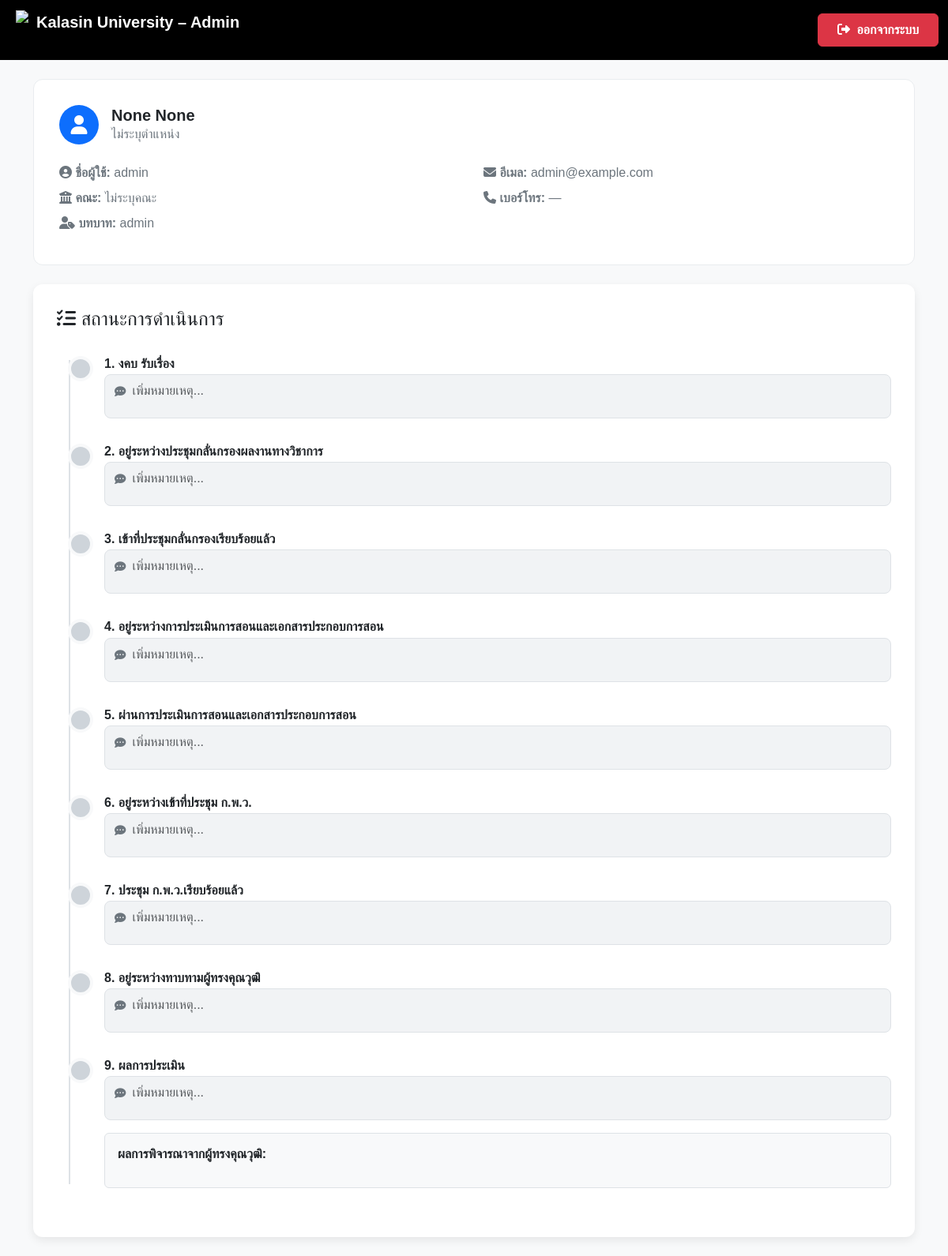
Page /timeline/1 on the committed database.
### app.py (models this page shows)
class User(db.Model, UserMixin):
    __tablename__ = "user"
    id        = db.Column(db.Integer, primary_key=True)
    username  = db.Column(db.String(80),  unique=True, nullable=False)
    password  = db.Column(db.String(128), nullable=False)   # เก็บ hash ได้ยาว ๆ
    full_name = db.Column(db.String(150), nullable=False)
    first_name = db.Column(db.String(80))
    last_name  = db.Column(db.String(80))
    faculty    = db.Column(db.String(100), nullable=False)
    email      = db.Column(db.String(120), unique=True, nullable=False)
    role       = db.Column(db.String(20),  default="user")
    phone      = db.Column(db.String(20))   # 🆕 เพิ่มบรรทัดนี้
    position = db.Column(db.String(100), nullable=True)
    requests = db.relationship(
        "AcademicRequest",
        backref="user",
        cascade="all, delete-orphan",
        lazy="dynamic"
    )
    workflow_steps = db.relationship(
        "WorkflowStep",
        backref="user",
        cascade="all, delete-orphan",
        lazy="dynamic"
    )
    contact_messages = db.relationship(
        "ContactMessage",
        back_populates="user",
        cascade="all, delete-orphan", # <-- This is the crucial instruction
        lazy="dynamic"
    )

class WorkflowStep(db.Model):
    __tablename__ = "workflow_step"
    id        = db.Column(db.Integer, primary_key=True)
    user_id   = db.Column(
        db.Integer,
        db.ForeignKey("user.id", ondelete="CASCADE"),
        nullable=False
    )
    order_no  = db.Column(db.Integer)           # 1-13
    title     = db.Column(db.String(150))
    is_done   = db.Column(db.Boolean,  default=False)
    done_at   = db.Column(db.DateTime)
    comment   = db.Column(db.Text)
    is_visible = db.Column(db.Boolean, default=True)
    experts = db.relationship(
        "ExpertVote",
        backref="step",
        cascade="all, delete-orphan",
        lazy="dynamic"
    )

### app.py (the view)
@app.route("/timeline/<int:user_id>", endpoint="timeline")
def timeline(user_id):
    user = User.query.get_or_404(user_id)
    ensure_workflow(user.id)
    recalc_after_vote(user.id)   # <- เติมบรรทัดนี้ เข้าไปก่อน query
    steps = (WorkflowStep.query
             .filter_by(user_id=user.id, is_visible=True)
             .order_by(WorkflowStep.order_no)
             .all())
    for st in steps:
        st.show_time = st.order_no in SHOW_TIME_STEPS  # True / False
    FAC_MAP = {
        "engineering-industrial-tech": "วิศวกรรมศาสตร์และเทคโนโลยีอุตสาหกรรม",
        "science-health-tech": "วิทยาศาสตร์และเทคโนโลยีสุขภาพ",
        "agri-tech": "เทคโนโลยีการเกษตร",
        "liberal-arts": "ศิลปศาสตร์",
        "edu-innovation": "ศึกษาศาสตร์และนวัตกรรมการศึกษา",
        "management-science": "บริหารศาสตร์"
    }
    POSITION_MAP = {
    'lecturer': 'อาจารย์',
    'assistant_professor': 'ผู้ช่วยศาสตราจารย์',
    'associate_professor': 'รองศาสตราจารย์',
    'professor': 'ศาสตราจารย์'
}
    position_th = POSITION_MAP.get(user.position, "ไม่ระบุตำแหน่ง")
    faculty_th = FAC_MAP.get(user.faculty, "ไม่ระบุคณะ")
    return render_template(
        "timeline.html",
        user=user,
        position_th=position_th,
        faculty_th=faculty_th,
        steps=steps,    # ตอนนี้ DB ถูกกรอง is_visible มาแล้ว
    )

### app.py (called while the page is built, shortened)
def ensure_workflow(user_id):
    if WorkflowStep.query.filter_by(user_id=user_id).first():
        return

def recalc_after_vote(user_id):
    s9  = WorkflowStep.query.filter_by(user_id=user_id, order_no=9).first()
    s10 = WorkflowStep.query.filter_by(user_id=user_id, order_no=10).first()
    s11 = WorkflowStep.query.filter_by(user_id=user_id, order_no=11).first()
    s12 = WorkflowStep.query.filter_by(user_id=user_id, order_no=12).first()
    s13 = WorkflowStep.query.filter_by(user_id=user_id, order_no=13).first()
    if s9.experts.count() < 3 or any(v.approved is None for v in s9.experts):
        for st in (s10, s11, s12, s13):
            st.is_visible = False
        db.session.commit()
        return

@app.after_request
def add_no_cache_headers(resp):
    resp.headers['Cache-Control'] = (
        'no-store, no-cache, must-revalidate, max-age=0')
    resp.headers['Pragma'] = 'no-cache'
    resp.headers['Expires'] = '0'
    return resp

### templates/timeline.html (shortened to what this page needs)
<!DOCTYPE html>
<html lang="th">
<head>
    <link href="https://cdn.jsdelivr.net/npm/bootstrap@5.3.3/dist/css/bootstrap.min.css" rel="stylesheet" />
    <link href="https://cdnjs.cloudflare.com/ajax/libs/font-awesome/6.4.2/css/all.min.css" rel="stylesheet" />
</head>
<body>
<nav class="navbar navbar-expand-lg navbar-dark">
    <div class="container-fluid">
        <a class="navbar-brand ms-2 d-flex align-items: center" href="{{ url_for('admin_dashboard') }}">
            <img src="https://upload.wikimedia.org/wikipedia/th/4/4e/Kalasin_University_Seal.svg" style="height:50px;margin-right:10px">
            <strong>Kalasin University – Admin</strong>
        </a>
        <div class="ms-auto">
            <a href="{{ url_for('logout') }}" class="btn btn-danger fw-bold px-4 py-2">
                <i class="fas fa-sign-out-alt me-1"></i> ออกจากระบบ
            </a>
        </div>
    </div>
</nav>
<div class="container py-4">
    <div class="user-info-card">
        <div class="d-flex align-items-center mb-4">
            <div class="user-avatar me-3">
                <i class="fas fa-user"></i>
            </div>
            <div>
                <h5 class="mb-0">{{ user.first_name }} {{ user.last_name }}</h5>
                <p class="mb-0">{{ position_th }}</p>
            </div>
        </div>
        <div class="row">
            <div class="col-md-6">
                <p><i class="fas fa-user-circle"></i> <strong>ชื่อผู้ใช้:</strong> {{ user.username }}</p>
                <p><i class="fas fa-building-columns"></i> <strong>คณะ:</strong> {{ faculty_th }}</p>
                <p><i class="fas fa-user-tag"></i> <strong>บทบาท:</strong> {{ user.role }}</p>
            </div>
            <div class="col-md-6">
                <p><i class="fas fa-envelope"></i> <strong>อีเมล:</strong> {{ user.email }}</p>
                <p><i class="fas fa-phone"></i> <strong>เบอร์โทร:</strong> {{ user.phone or '—' }}</p>
            </div>
        </div>
    </div>
    <div class="box mt-4">
        <h4 class="mb-4"><i class="fas fa-list-check"></i> สถานะการดำเนินการ</h4>
        <ul class="timeline" id="timeline-container">
            {% for step in steps %}
                <li class="timeline-item">
                    <div class="timeline-icon {{ 'checked' if step.is_done else '' }}" id="ico-{{ step.id }}">
                    </div>
                    <div class="timeline-content">
                        <h6>{{ step.order_no }}. {{ step.title }}</h6>
                        <div class="comment-wrapper mt-1">
                            <i class="fas fa-comment-dots"></i>
                            <textarea class="form-control comment-area"
                                      id="cmt-{{ step.id }}"
                                      data-step-id="{{ step.id }}"
                                      placeholder="เพิ่มหมายเหตุ..."
                                      rows="1">{{ step.comment or '' }}</textarea>
                        </div>
                         {% if step.order_no == 9 %}
<div class="experts-section mt-3 p-3 bg-light border rounded">
    <h6 class="mb-3">ผลการพิจารณาจากผู้ทรงคุณวุฒิ:</h6>
</div>
{% endif %}
                    </div>
                </li>
            {% endfor %}
        </ul>
    </div>
</div>
</body>
</html>

### templates/timeline.html (style rules this page uses)
body { font-family: 'Poppins', sans-serif; background-color: #f8f9fa; }
.navbar { background: #000; }
.box { background: #fff; border-radius: 12px; padding: 30px; box-shadow: 0 4px 12px rgba(0,0,0,.08); margin-top: 20px; }
.user-info-card { background-color: #fff; padding: 2rem; border-radius: 12px; border: 1px solid #e9ecef; }
.user-info-card h5 { font-weight: 600; display: flex; gap: 10px; align-items: center; }
.user-info-card .user-avatar { font-size: 24px; background-color: #0d6efd; color: white; width: 50px; height: 50px; border-radius: 50%; display: inline-flex; align-items: center; justify-content: center; }
.user-info-card p { color: #6c757d; margin-bottom: 0.5rem; }
.timeline { position: relative; list-style: none; padding-left: 45px; margin: 2rem 0 0 0; }
.timeline::before { content: ""; position: absolute; left: 15px; top: 5px; bottom: 5px; width: 2px; background-color: #dee2e6; }
.timeline-item { position: relative; margin-bottom: 2rem; }
.timeline-icon { position: absolute; left: -31px; top: 0; width: 32px; height: 32px; border-radius: 50%; background-color: #ced4da; border: 4px solid #f8f9fa; display: flex; align-items: center; justify-content: center; }
.timeline-content { padding-left: 15px; }
.timeline-content h6 { font-weight: 600; margin-bottom: 0.25rem; }
.done-time, .comment-wrapper { color: #6c757d; font-size: 0.9rem; display: flex; align-items: flex-start; gap: 8px; }
.comment-wrapper i { margin-top: 6px; }
.comment-area { border: none !important; box-shadow: none !important; padding: 0 !important; resize: none; background-color: transparent !important; width: 100%; overflow-y: hidden; }
.comment-wrapper { border: 1px solid #dee2e6; border-radius: 8px; padding: 8px 12px; background-color: #f1f3f5; transition: border-color 0.2s ease, box-shadow 0.2s ease; }

### rows in the picture
User: first_name "None", last_name "None", username "admin", role "admin", email "admin@example.com", phone "—"
WorkflowStep: order_no "1", title "งคบ รับเรื่อง", id "เพิ่มหมายเหตุ..."
WorkflowStep: order_no "2", title "อยู่ระหว่างประชุมกลั่นกรองผลงานทางวิชาการ", id "เพิ่มหมายเหตุ..."
WorkflowStep: order_no "3", title "เข้าที่ประชุมกลั่นกรองเรียบร้อยแล้ว", id "เพิ่มหมายเหตุ..."
WorkflowStep: order_no "4", title "อยู่ระหว่างการประเมินการสอนและเอกสารประกอบการสอน", id "เพิ่มหมายเหตุ..."
WorkflowStep: order_no "5", title "ผ่านการประเมินการสอนและเอกสารประกอบการสอน", id "เพิ่มหมายเหตุ..."
WorkflowStep: order_no "6", title "อยู่ระหว่างเข้าที่ประชุม ก.พ.ว.", id "เพิ่มหมายเหตุ..."
WorkflowStep: order_no "7", title "ประชุม ก.พ.ว.เรียบร้อยแล้ว", id "เพิ่มหมายเหตุ..."
WorkflowStep: order_no "8", title "อยู่ระหว่างทาบทามผู้ทรงคุณวุฒิ", id "เพิ่มหมายเหตุ..."
WorkflowStep: order_no "9", title "ผลการประเมิน", id "เพิ่มหมายเหตุ...", shows "ผลการพิจารณาจากผู้ทรงคุณวุฒิ:"

### other values in the picture
{{ position_th }} "ไม่ระบุตำแหน่ง"
{{ faculty_th }} "ไม่ระบุคณะ"
